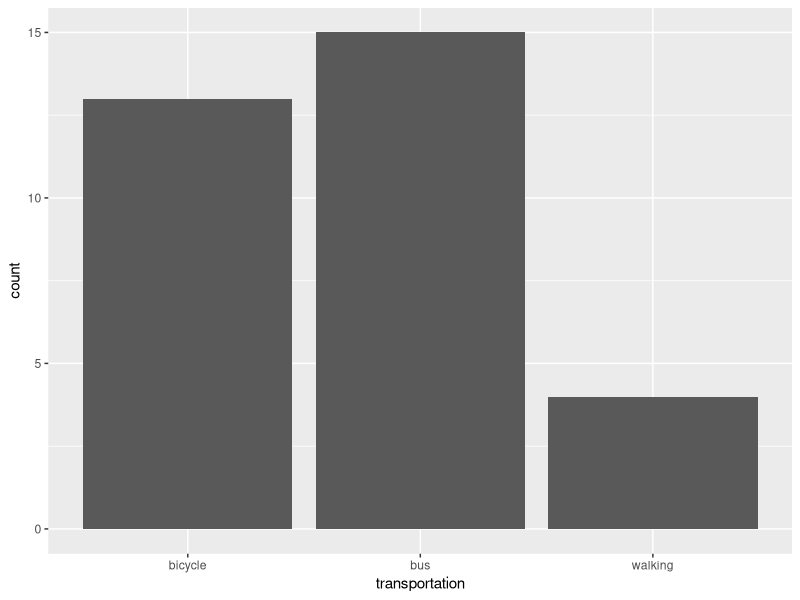
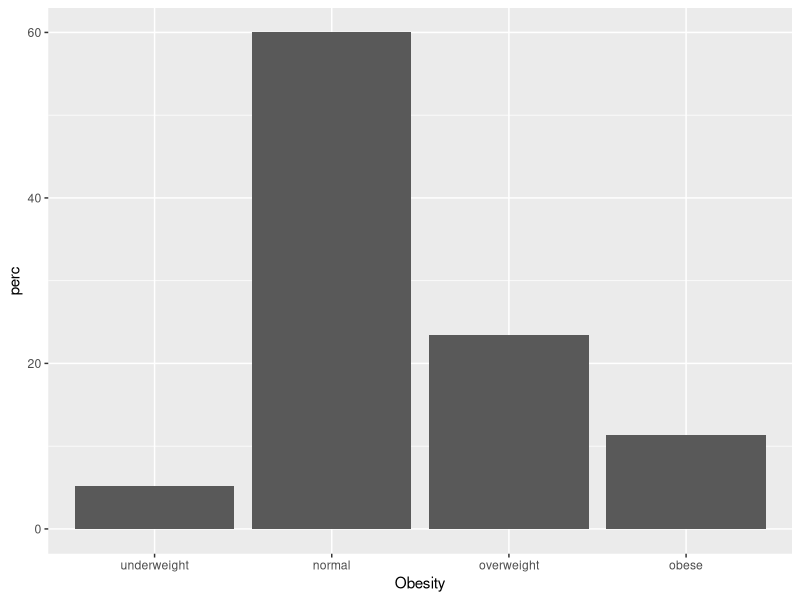

Write R code to recreate these figures, in order. (Note: this script raises an error after producing the figures.)
library(ggplot2)
transp<-c("bicycle", "bus","bus", "walking", "bus","bicycle","bicycle","walking","bus","bus","bus","bicycle","bus","bicycle","bicycle","walking","walking","bus","bus","bicycle","bicycle","bicycle","bus","bus","bus","bus","bicycle","bus","bus","bicycle","bicycle","bicycle")
dat1<-data.frame(transp)

library(forcats)
ggplot(data=dat1) +geom_bar(mapping=aes(x=transp)) +
  xlab("transportation")

obesity<-factor(c("underweight", "normal", "overweight", "obese"),
                levels=c("underweight", "normal", "overweight", "obese"))
count<-c(6,69,27,13)
perc<-count/sum(count)*100
dat2<-data.frame(obesity, count, perc)
ggplot(data=dat2) + geom_bar(mapping=aes(x=obesity, y=perc),
                             stat="identity") +xlab("Obesity")
                  +ylab("Percentage(%)")

#stat="identity??? y?????? ???????????? ?????? ????????? ???????????? ??????
table(transp)
dat3<-data.frame(transportation=c("bus", "bicycle", "walking"),
                 count=c(15, 13, 4))

ggplot(data=dat3)+geom_bar(mapping=aes(x="", y=count, fill=transportation),
                           stat="identity") + coord_polar("y", start=0) +
                xlab("") + ylab("") +
                theme(axis.text=element_blank(),
                      axis.ticks=element_blank(),
                      panel.grid=element_blank())
#coord_polar: pie chart
